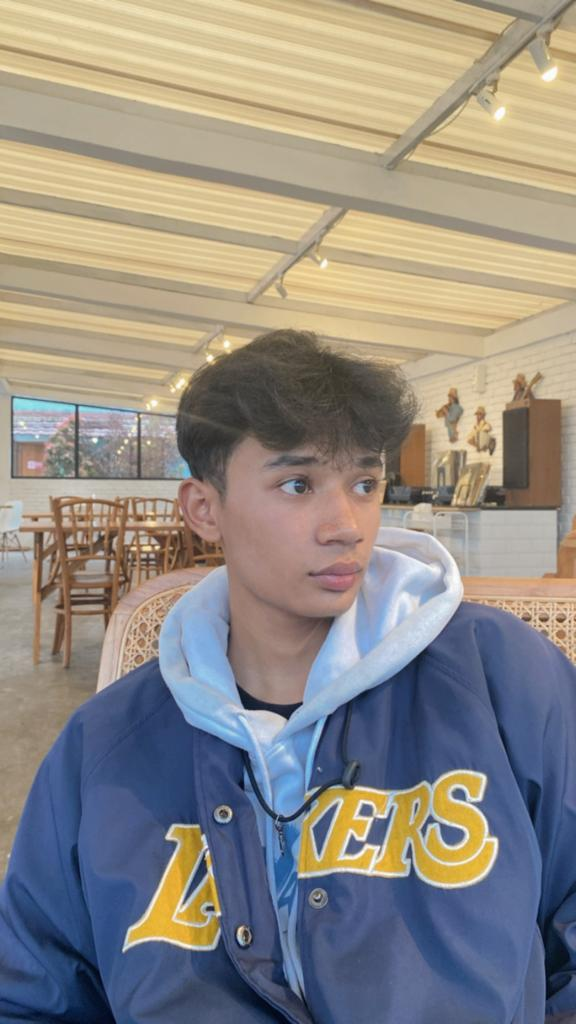
#> input picture Rizki.jpg, 576 x 1024 px
$ python 'Transformasi Twirl.py'
#> lines starting #> are read from the running program, lines starting #| are printed output that depends on the picture
#import library
import cv2 as cv
import matplotlib.pyplot as plt
from skimage.transform import swirl

#memanggil gambar
img = cv.imread('Rizki.jpg')
#> img is the input picture: shape (1024, 576, 3); mean B, G, R 132.9, 139.8, 145.6
#menerapkan efek swirl pada gambar
swirled = swirl(img, rotation=0, strength=15, radius=600)
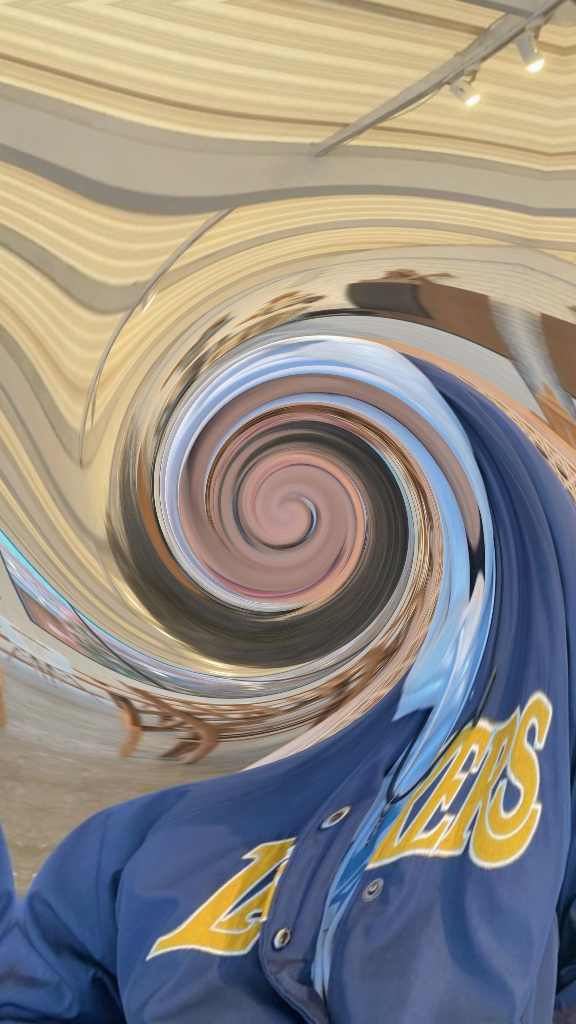
#> swirled: shape (1024, 576, 3) float64; mean B, G, R 0.522, 0.552, 0.577

#membuat figure (1 baris dan 2 kolom)
fig, (ax0, ax1) = plt.subplots(nrows=1, ncols=2, figsize=(8, 3), sharex=True, sharey=True)

#menampilkan gambar asli
ax0.imshow(img[..., ::-1])#digunakan untuk mengubah urutan warna BGR to RGB
ax0.set_title('Original')
ax0.axis('off')

#menampilkan gambar efek swirl
ax1.imshow(swirled[..., ::-1])#digunakan untuk mengubah urutan warna BGR to RGB
ax1.set_title('Swirled')
ax1.axis('off')

#menampilkan output
plt.show()
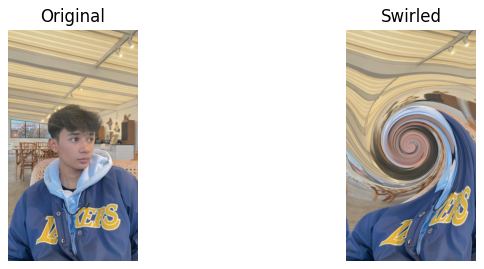
#> figure drawn by matplotlib, 2 panels
